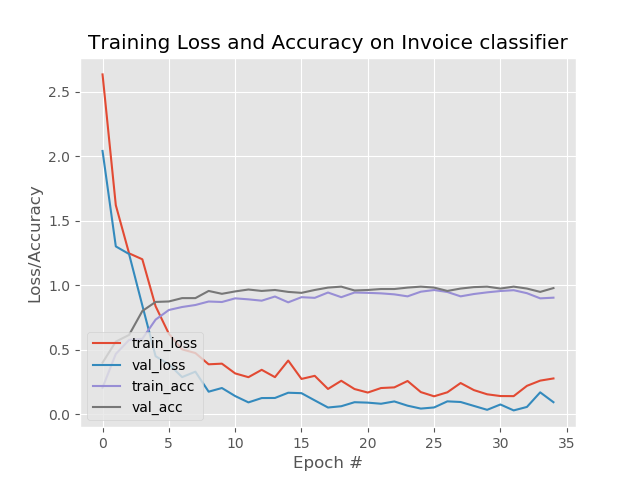
#> input picture embedding/Keras-image-classifer-framework/invoice-code/plot.png, 640 x 480 px; its folder holds only this picture in this run
$ python run_augmentation.py Keras-image-classifer-framework/invoice-code out 3   (older library calls are emulated)
#> lines starting #> are read from the running program, lines starting #| are printed output that depends on the picture
### embedding/image_augmentation.py
"""
	image_augmentation.py
"""
import numpy as np
import cv2

'''
定义裁剪函数，四个参数分别是：
左上角横坐标x0
左上角纵坐标y0
裁剪宽度w
裁剪高度h
'''
crop_image = lambda img, x0, y0, w, h: img[y0:y0+h, x0:x0+w]

'''
随机裁剪
area_ratio为裁剪画面占原画面的比例
hw_vari是扰动占原高宽比的比例范围
'''
def random_crop(img, area_ratio, hw_vari):
    h, w = img.shape[:2]
    hw_delta = np.random.uniform(-hw_vari, hw_vari)
    hw_mult = 1 + hw_delta

	# 下标进行裁剪，宽高必须是正整数
    w_crop = int(round(w*np.sqrt(area_ratio*hw_mult)))

	# 裁剪宽度不可超过原图可裁剪宽度
    if w_crop > w:
        w_crop = w

    h_crop = int(round(h*np.sqrt(area_ratio/hw_mult)))
    if h_crop > h:
        h_crop = h

	# 随机生成左上角的位置
    x0 = np.random.randint(0, w-w_crop+1)
    y0 = np.random.randint(0, h-h_crop+1)

    return crop_image(img, x0, y0, w_crop, h_crop)

'''
定义旋转函数：
angle是逆时针旋转的角度
crop是个布尔值，表明是否要裁剪去除黑边
'''
def rotate_image(img, angle, crop):
    h, w = img.shape[:2]

	# 旋转角度的周期是360°
    angle %= 360

	# 用OpenCV内置函数计算仿射矩阵
    M_rotate = cv2.getRotationMatrix2D((w/2, h/2), angle, 1)

	# 得到旋转后的图像
    img_rotated = cv2.warpAffine(img, M_rotate, (w, h))

	# 如果需要裁剪去除黑边
    if crop:
        angle_crop = angle % 180             	    # 对于裁剪角度的等效周期是180°
        if angle_crop > 90:                        	# 并且关于90°对称
            angle_crop = 180 - angle_crop

        theta = angle_crop * np.pi / 180.0    		# 转化角度为弧度
        hw_ratio = float(h) / float(w)    		    # 计算高宽比


        tan_theta = np.tan(theta)                   # 计算裁剪边长系数的分子项
        numerator = np.cos(theta) + np.sin(theta) * tan_theta


        r = hw_ratio if h > w else 1 / hw_ratio		# 计算分母项中和宽高比相关的项
        denominator = r * tan_theta + 1		 		# 计算分母项

        crop_mult = numerator / denominator			# 计算最终的边长系数
        w_crop = int(round(crop_mult*w))			# 得到裁剪区域
        h_crop = int(round(crop_mult*h))
        x0 = int((w-w_crop)/2)
        y0 = int((h-h_crop)/2)
        img_rotated = crop_image(img_rotated, x0, y0, w_crop, h_crop)
    return img_rotated

'''
随机旋转
angle_vari是旋转角度的范围[-angle_vari, angle_vari)
p_crop是要进行去黑边裁剪的比例
'''
def random_rotate(img, angle_vari, p_crop):
    angle = np.random.uniform(-angle_vari, angle_vari)
    crop = False if np.random.random() > p_crop else True
    return rotate_image(img, angle, crop)

'''
定义hsv变换函数：
hue_delta是色调变化比例
sat_delta是饱和度变化比例
val_delta是明度变化比例
'''
def hsv_transform(img, hue_delta, sat_mult, val_mult):
    img_hsv = cv2.cvtColor(img, cv2.COLOR_BGR2HSV).astype(np.float)
    img_hsv[:, :, 0] = (img_hsv[:, :, 0] + hue_delta) % 180
    img_hsv[:, :, 1] *= sat_mult
    img_hsv[:, :, 2] *= val_mult
    img_hsv[img_hsv > 255] = 255
    return cv2.cvtColor(np.round(img_hsv).astype(np.uint8), cv2.COLOR_HSV2BGR)

'''
随机hsv变换
hue_vari是色调变化比例的范围
sat_vari是饱和度变化比例的范围
val_vari是明度变化比例的范围
'''
def random_hsv_transform(img, hue_vari, sat_vari, val_vari):
    hue_delta = np.random.randint(-hue_vari, hue_vari)
    sat_mult = 1 + np.random.uniform(-sat_vari, sat_vari)
    val_mult = 1 + np.random.uniform(-val_vari, val_vari)
    return hsv_transform(img, hue_delta, sat_mult, val_mult)

'''
定义gamma变换函数：
gamma就是Gamma
'''
def gamma_transform(img, gamma):
    gamma_table = [np.power(x / 255.0, gamma) * 255.0 for x in range(256)]
    gamma_table = np.round(np.array(gamma_table)).astype(np.uint8)
    return cv2.LUT(img, gamma_table)

'''
随机gamma变换
gamma_vari是Gamma变化的范围[1/gamma_vari, gamma_vari)
'''
def random_gamma_transform(img, gamma_vari):
    log_gamma_vari = np.log(gamma_vari)
    alpha = np.random.uniform(-log_gamma_vari, log_gamma_vari)
    gamma = np.exp(alpha)
    return gamma_transform(img, gamma)

### embedding/run_augmentation.py
"""
	run_augmentation.py
"""
import os
import argparse
import random
import math
from multiprocessing import Process
from multiprocessing import cpu_count

import cv2

# 导入image_augmentation.py为一个可调用模块
import image_augmentation as ia


# python run_augmentation.py imagenet_samples more_samples 1000 --rotate_angle_vari 180 --p_rotate_crop 0.5
# 利用Python的argparse模块读取输入输出和各种扰动参数
def parse_args():
    parser = argparse.ArgumentParser(
        description='A Simple Image Data Augmentation Tool',
        formatter_class=argparse.ArgumentDefaultsHelpFormatter)

    parser.add_argument('input_dir',
                        help='Directory containing images')
    parser.add_argument('output_dir',
                        help='Directory for augmented images')
    parser.add_argument('num',
                        help='Number of images to be augmented',
                        type=int)

    parser.add_argument('--num_procs',
                        help='Number of processes for paralleled augmentation',
                        type=int, default=cpu_count())

    parser.add_argument('--p_mirror',
                        help='Ratio to mirror an image',
                        type=float, default=0.5)

    parser.add_argument('--p_crop',
                        help='Ratio to randomly crop an image',
                        type=float, default=1.0)
    parser.add_argument('--crop_size',
                        help='The ratio of cropped image size to original image size, in area',
                        type=float, default=0.8)
    parser.add_argument('--crop_hw_vari',
                        help='Variation of h/w ratio',
                        type=float, default=0.1)

    parser.add_argument('--p_rotate',
                        help='Ratio to randomly rotate an image',
                        type=float, default=1.0)
    parser.add_argument('--p_rotate_crop',
                        help='Ratio to crop out the empty part in a rotated image',
                        type=float, default=1.0)
    parser.add_argument('--rotate_angle_vari',
                        help='Variation range of rotate angle',
                        type=float, default=10.0)

    parser.add_argument('--p_hsv',
                        help='Ratio to randomly change gamma of an image',
                        type=float, default=1.0)
    parser.add_argument('--hue_vari',
                        help='Variation of hue',
                        type=int, default=10)
    parser.add_argument('--sat_vari',
                        help='Variation of saturation',
                        type=float, default=0.1)
    parser.add_argument('--val_vari',
                        help='Variation of value',
                        type=float, default=0.1)

    parser.add_argument('--p_gamma',
                        help='Ratio to randomly change gamma of an image',
                        type=float, default=1.0)
    parser.add_argument('--gamma_vari',
                        help='Variation of gamma',
                        type=float, default=2.0)

    args = parser.parse_args()
    args.input_dir = args.input_dir.rstrip('/')
    args.output_dir = args.output_dir.rstrip('/')

    return args

'''
根据进程数和要增加的目标图片数，
生成每个进程要处理的文件列表和每个文件要增加的数目
'''
def generate_image_list(args):
    # 获取所有文件名和文件总数
    filenames = os.listdir(args.input_dir)
    num_imgs = len(filenames)

	# 计算平均处理的数目并向下取整
    num_ave_aug = int(math.floor(args.num/num_imgs))

	# 剩下的部分不足平均分配到每一个文件，所以做成一个随机幸运列表
	# 对于幸运的文件就多增加一个，凑够指定的数目
    rem = args.num - num_ave_aug*num_imgs
    lucky_seq = [True]*rem + [False]*(num_imgs-rem)
    random.shuffle(lucky_seq)

	# 根据平均分配和幸运表策略，
	# 生成每个文件的全路径和对应要增加的数目并放到一个list里
    img_list = [
        (os.sep.join([args.input_dir, filename]), num_ave_aug+1 if lucky else num_ave_aug)
        for filename, lucky in zip(filenames, lucky_seq)
    ]

	# 文件可能大小不一，处理时间也不一样，
	# 所以随机打乱，尽可能保证处理时间均匀
    random.shuffle(img_list)

	# 生成每个进程的文件列表，
	# 尽可能均匀地划分每个进程要处理的数目
    length = float(num_imgs) / float(args.num_procs)
    indices = [int(round(i * length)) for i in range(args.num_procs + 1)]
    return [img_list[indices[i]:indices[i + 1]] for i in range(args.num_procs)]

# 每个进程内调用图像处理函数进行扰动的函数
def augment_images(filelist, args):
    # 遍历所有列表内的文件
    for filepath, n in filelist:
        img = cv2.imread(filepath)
        filename = filepath.split(os.sep)[-1]
        dot_pos = filename.rfind('.')

		# 获取文件名和后缀名
        imgname = filename[:dot_pos]
        ext = filename[dot_pos:]

        print('Augmenting {} ...'.format(filename))
        for i in range(n):
            img_varied = img.copy()

			# 扰动后文件名的前缀
            varied_imgname = '{}_{:0>3d}_'.format(imgname, i)

			# 按照比例随机对图像进行镜像
            if random.random() < args.p_mirror:
			    # 利用numpy.fliplr(img_varied)也能实现
                img_varied = cv2.flip(img_varied, 1)
                varied_imgname += 'm'

			# 按照比例随机对图像进行裁剪
            if random.random() < args.p_crop:
                img_varied = ia.random_crop(
                    img_varied,
                    args.crop_size,
                    args.crop_hw_vari)
                varied_imgname += 'c'

			# 按照比例随机对图像进行旋转
            if random.random() < args.p_rotate:
                img_varied = ia.random_rotate(
                    img_varied,
                    args.rotate_angle_vari,
                    args.p_rotate_crop)
                varied_imgname += 'r'

			# 按照比例随机对图像进行HSV扰动
            if random.random() < args.p_hsv:
                img_varied = ia.random_hsv_transform(
                    img_varied,
                    args.hue_vari,
                    args.sat_vari,
                    args.val_vari)
                varied_imgname += 'h'

			# 按照比例随机对图像进行Gamma扰动
            if random.random() < args.p_gamma:
                img_varied = ia.random_gamma_transform(
                    img_varied,
                    args.gamma_vari)
                varied_imgname += 'g'

			# 生成扰动后的文件名并保存在指定的路径
            output_filepath = os.sep.join([
                args.output_dir,
                '{}{}'.format(varied_imgname, ext)])
            cv2.imwrite(output_filepath, img_varied)

# 主函数
def main():
    # 获取输入输出和变换选项
    args = parse_args()
    params_str = str(args)[10:-1]

	# 如果输出文件夹不存在，则建立文件夹
    if not os.path.exists(args.output_dir):
        os.mkdir(args.output_dir)

    print('Starting image data augmentation for {}\n'
          'with\n{}\n'.format(args.input_dir, params_str))

	# 生成每个进程要处理的列表
    sublists = generate_image_list(args)

	# 创建进程
    processes = [Process(target=augment_images, args=(x, args, )) for x in sublists]

	# 并行多进程处理
    for p in processes:
        p.start()
#> this loop made 2 passes
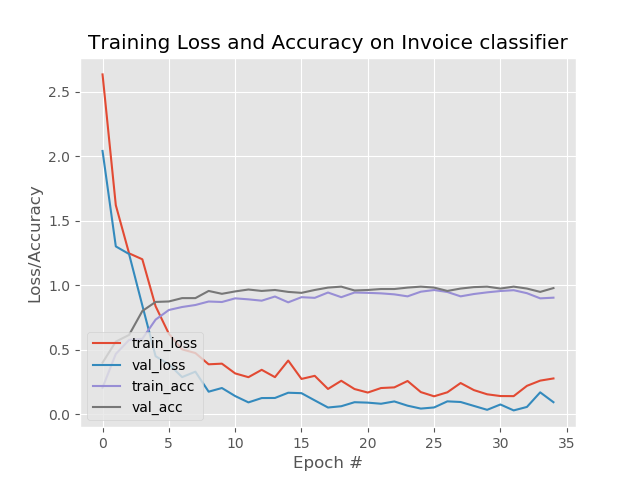
#> input picture embedding/Keras-image-classifer-framework/invoice-code/plot.png, 640 x 480 px
#> pass 2, in augment_images (call 2), `cv2.imwrite(output_filepath, img_varied)`:
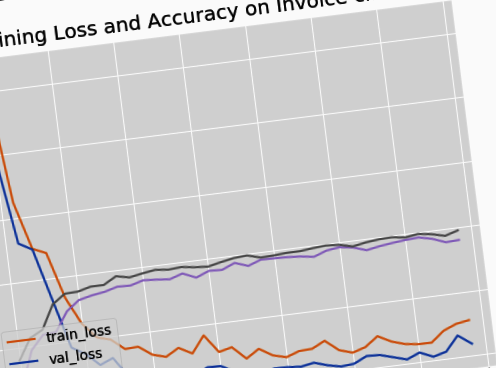
#> saved as plot_000_crhg.png: shape (368, 496, 3); mean B, G, R 207.8, 207.3, 208.3
#> pass 2, in augment_images (call 2), `cv2.imwrite(output_filepath, img_varied)`:
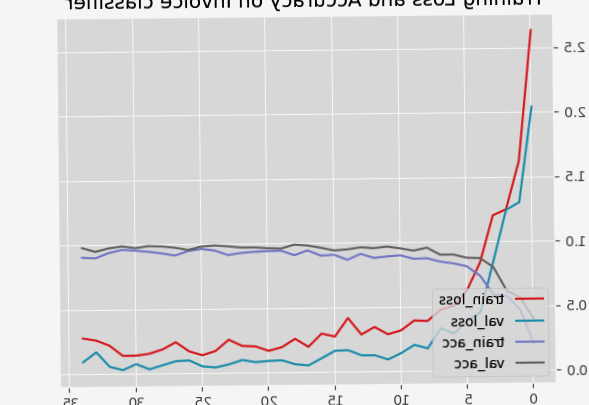
#> saved as plot_001_mcrhg.png: shape (405, 589, 3); mean B, G, R 218.4, 217.9, 218.4
#> pass 2, in augment_images (call 2), `cv2.imwrite(output_filepath, img_varied)`:
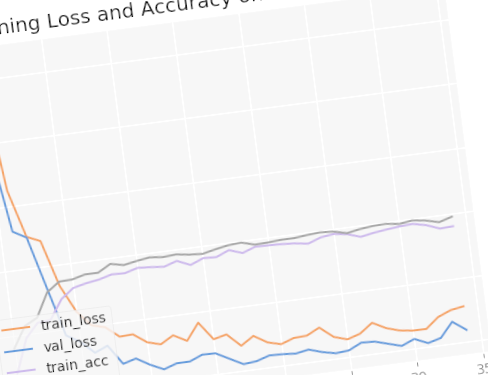
#> saved as plot_002_crhg.png: shape (375, 488, 3); mean B, G, R 245.2, 245, 245.3

    for p in processes:
        p.join()

    print('\nDone!')

if __name__ == '__main__':
    main()
